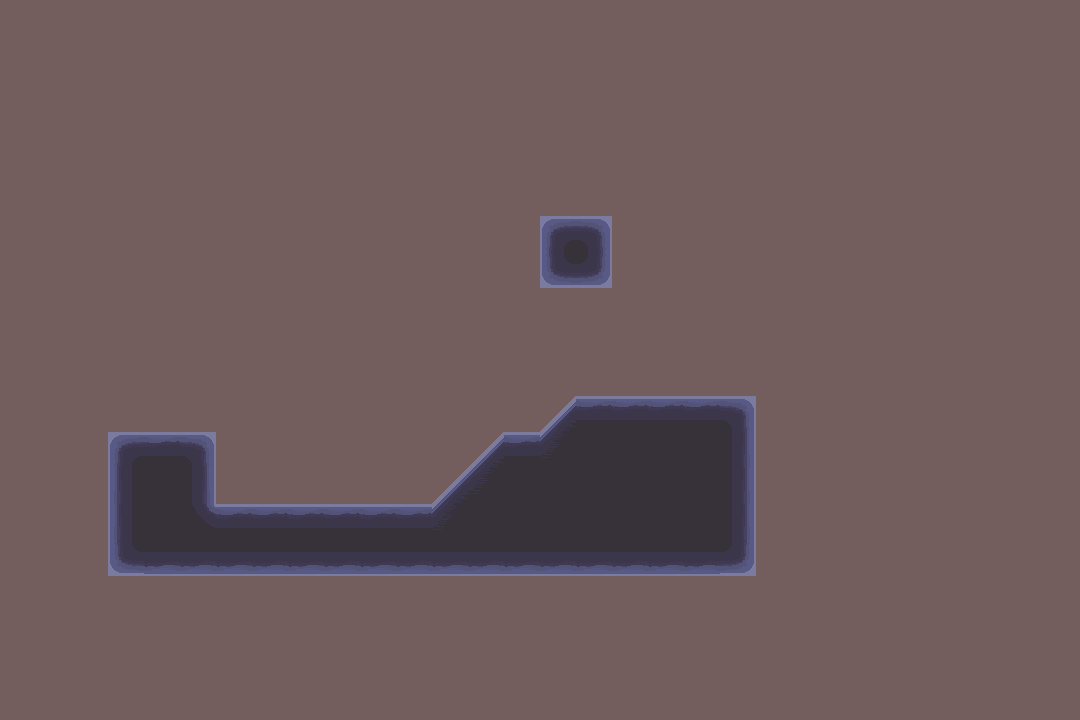

Rendered tile map (Tiled .tmx) drawn with the repository's tilesets; below, a short description and the map source with its tile grids summarised:
An orthogonal 30x20 tile map with 36x36 px tiles, 1 tile layer (road), 1 hidden layer not drawn.

<map version="1.9" tiledversion="1.9.2" orientation="orthogonal" renderorder="right-down" width="30" height="20" tilewidth="36" tileheight="36" infinite="0" backgroundcolor="#745d5d" nextlayerid="37" nextobjectid="1">
 <editorsettings>
  <export target="../Import/TileMap.tmx" format="tmx" />
 </editorsettings>
 <tileset firstgid="1" source="Road.tsx" />
 <layer id="1" name="prototype" width="30" height="20" visible="0" opacity="0.99">
  <data>[600 cells, 71 non-empty, 3 distinct tile ids]</data>
 </layer>
 <layer id="36" name="road" width="30" height="20" opacity="0.65">
  <properties>
   <property name="AutoEmpty" type="bool" value="true" />
   <property name="DeleteTiles" type="bool" value="true" />
   <property name="unity:layer" value="Ground" />
  </properties>
  <data>[600 cells, 69 non-empty, 9 distinct tile ids]</data>
 </layer>
</map>
